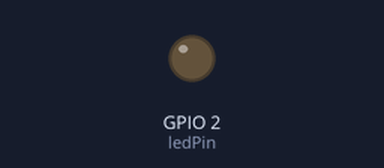
Simulated run of this sketch. Board: ESP8266 (NodeMCU). Parts: output pins drawn as LEDs (lit = HIGH). WiFi joins after 1.5 s; servers stay silent unless stated; what the sketch prints to the serial monitor is not drawn.

Above: at 2.1 s.
At 7.0 s:
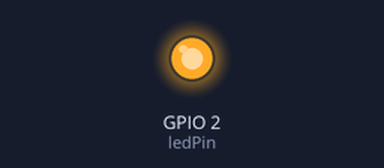
Timing chart, 0 to 8.9 s (numbered marks = the images above):
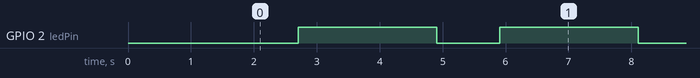

Measured:
- by itself, GPIO 2 (ledPin): alternates HIGH for 2.2 s and LOW for 1.0 s

The sketch:

FGN4NCJJ0SEHHP7.ino
```cpp
/*  Connects to the home WiFi network
 *  Asks some network parameters
 *  Sends and receives message from the server in every 2 seconds
 *  Communicates: wifi_server_01.ino
 */
#include <SPI.h>
#include <ESP8266WiFi.h>

// Configuration parameters for Access Point
const char * ssid = "VERTEX RESEARCH CENTRE";
const char * password = "VERTxE!2023";
byte ledPin = 2;
//char ssid[] = "**********";           // SSID of your home WiFi
//char pass[] = "*********";            // password of your home WiFi

unsigned long askTimer = 0;

IPAddress server(192,168,0,80);       // the fix IP address of the server
WiFiClient client;

void setup() {
  Serial.begin(115200);               // only for debug
  WiFi.begin(ssid, password );             // connects to the WiFi router
  while (WiFi.status() != WL_CONNECTED) {
    Serial.print(".");
    delay(500);
  }
/*  Serial.println("Connected to wifi");
  Serial.print("Status: "); Serial.println(WiFi.status());    // Network parameters
  Serial.print("IP: ");     Serial.println(WiFi.localIP());
  Serial.print("Subnet: "); Serial.println(WiFi.subnetMask());
  Serial.print("Gateway: "); Serial.println(WiFi.gatewayIP());
  Serial.print("SSID: "); Serial.println(WiFi.SSID());
  Serial.print("Signal: "); Serial.println(WiFi.RSSI());*/
  pinMode(ledPin, OUTPUT);
}

void loop () {
  client.connect(server, 80);   // Connection to the server
  digitalWrite(ledPin, LOW);    // to show the communication only (inverted logic)
  Serial.println(".");
  client.println("Hello server! Are you sleeping?\r");  // sends the message to the server
  String answer = client.readStringUntil('\r');   // receives the answer from the sever
  Serial.println("from server: " + answer);
  client.flush();
  digitalWrite(ledPin, HIGH);
  delay(2000);                  // client will trigger the communication after two seconds
}
```
